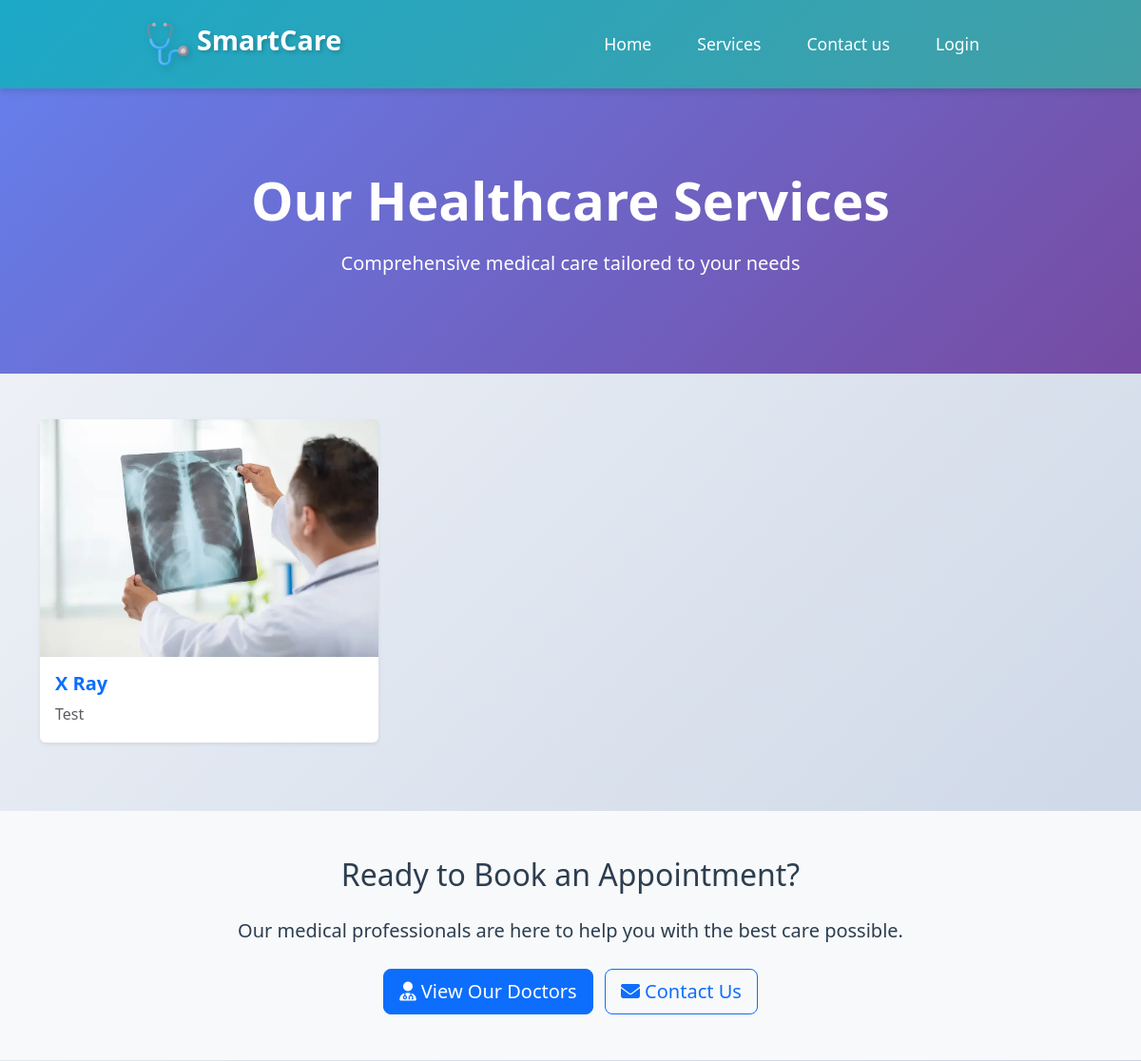
The app's page /services-page/ (upper part), older data.
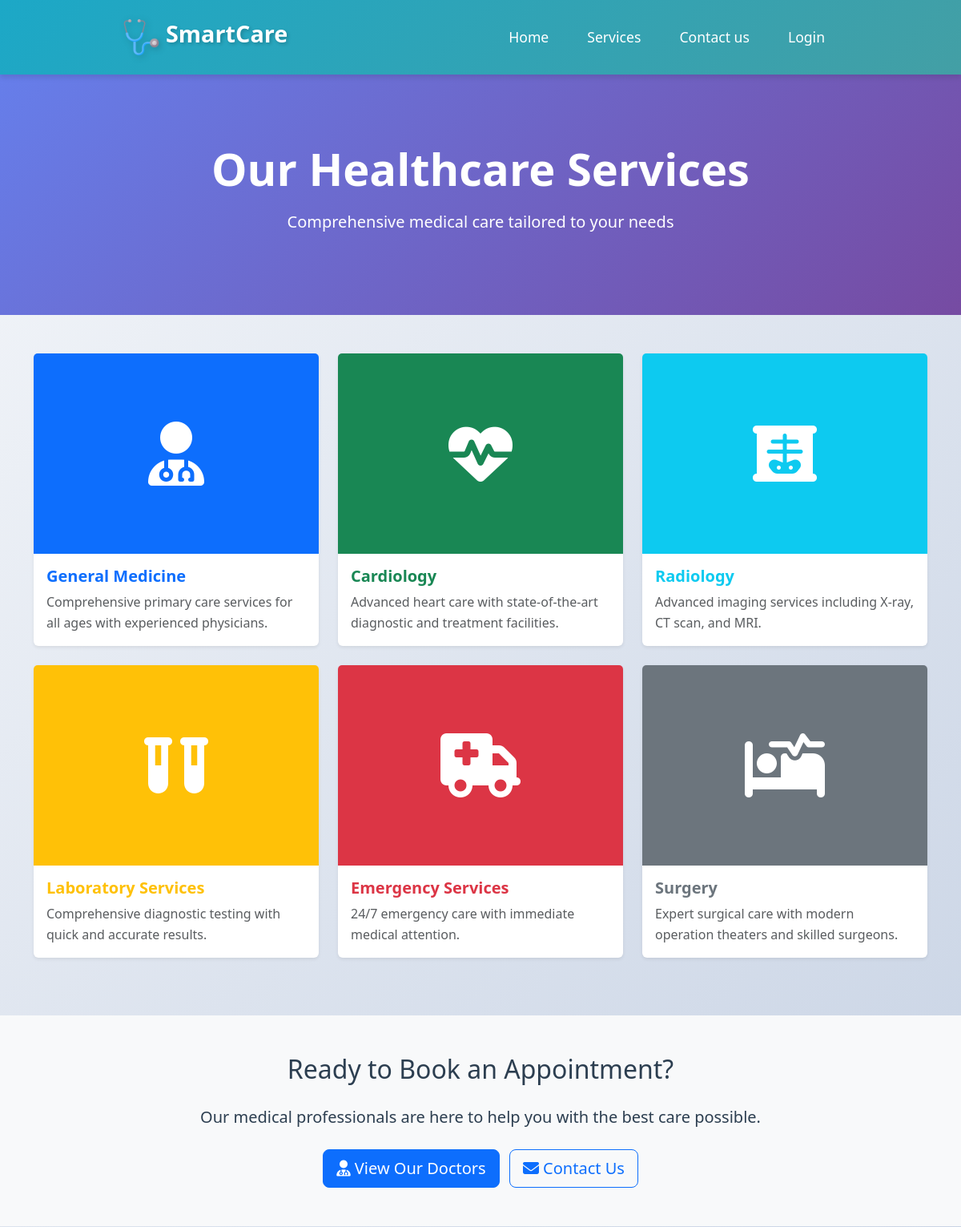
The same page, newer data.
### service/models.py (models this page shows)
class Service(models.Model):
    name = models.CharField(max_length = 20)
    description = models.TextField()
    image = models.ImageField(upload_to="service/images/")

### smart_care/views.py (the view)
# urls.py: path('services-page/', views.services_page, name='services_page'),
def services_page(request):
    from service.models import Service
    services = Service.objects.all()
    return render(request, 'services.html', {'services': services})

### templates/services.html (shortened to what the changed rows need)
{% load static %}
<!DOCTYPE html>
<html lang="en">
<head>
    <link href="https://cdn.jsdelivr.net/npm/bootstrap@5.3.0/dist/css/bootstrap.min.css" rel="stylesheet"
 />
    <link rel="stylesheet" href="https://cdnjs.cloudflare.com/ajax/libs/font-awesome/6.4.0/css/all.min.css" />
    <link rel="stylesheet" href="{% static 'css/style.css' %}" />
</head>
<body>
    <section class="services-hero py-5" style="background: linear-gradient(135deg, #667eea 0%, #764ba2 100%); color: white;">
        <div class="container text-center">
            <h1 class="display-4 fw-bold mb-3">Our Healthcare Services</h1>
        </div>
    </section>
    <section class="services-section py-5">
        <div class="container">
            <div class="row">
                {% if services %}
                    {% for service in services %}
                    <div class="col-md-6 col-lg-4 mb-4">
                        <div class="card h-100 shadow-sm border-0 service-card">
                            {% if service.image %}
                            <img src="{{ service.image.url }}" class="card-img-top" alt="{{ service.name }}" style="height: 250px; object-fit: cover;">
                            {% else %}
                            <div class="card-img-top bg-primary d-flex align-items-center justify-content-center" style="height: 250px;">
                                <i class="fas fa-hospital-alt fa-5x text-white"></i>
                            </div>
                            {% endif %}
                            <div class="card-body">
                                <h5 class="card-title text-primary fw-bold">{{ service.name }}</h5>
                                <p class="card-text text-muted">{{ service.description }}</p>
                            </div>
                        </div>
                    </div>
                    {% endfor %}
                {% else %}
                    <div class="col-md-6 col-lg-4 mb-4">
                        <div class="card h-100 shadow-sm border-0 service-card">
                            <div class="card-img-top bg-primary d-flex align-items-center justify-content-center" style="height: 250px;">
                                <i class="fas fa-user-md fa-5x text-white"></i>
                            </div>
                            <div class="card-body">
                                <h5 class="card-title text-primary fw-bold">General Medicine</h5>
                                <p class="card-text text-muted">Comprehensive primary care services for all ages with experienced physicians.</p>
                            </div>
                        </div>
                    </div>
                    <div class="col-md-6 col-lg-4 mb-4">
                        <div class="card h-100 shadow-sm border-0 service-card">
                            <div class="card-img-top bg-success d-flex align-items-center justify-content-center" style="height: 250px;">
                                <i class="fas fa-heartbeat fa-5x text-white"></i>
                            </div>
                            <div class="card-body">
                                <h5 class="card-title text-success fw-bold">Cardiology</h5>
                                <p class="card-text text-muted">Advanced heart care with state-of-the-art diagnostic and treatment facilities.</p>
                            </div>
                        </div>
                    </div>
                    <div class="col-md-6 col-lg-4 mb-4">
                        <div class="card h-100 shadow-sm border-0 service-card">
                            <div class="card-img-top bg-info d-flex align-items-center justify-content-center" style="height: 250px;">
                                <i class="fas fa-x-ray fa-5x text-white"></i>
                            </div>
                            <div class="card-body">
                                <h5 class="card-title text-info fw-bold">Radiology</h5>
                                <p class="card-text text-muted">Advanced imaging services including X-ray, CT scan, and MRI.</p>
                            </div>
                        </div>
                    </div>
                    <div class="col-md-6 col-lg-4 mb-4">
                        <div class="card h-100 shadow-sm border-0 service-card">
                            <div class="card-img-top bg-warning d-flex align-items-center justify-content-center" style="height: 250px;">
                                <i class="fas fa-vials fa-5x text-white"></i>
                            </div>
                            <div class="card-body">
                                <h5 class="card-title text-warning fw-bold">Laboratory Services</h5>
                                <p class="card-text text-muted">Comprehensive diagnostic testing with quick and accurate results.</p>
                            </div>
                        </div>
                    </div>
                    <div class="col-md-6 col-lg-4 mb-4">
                        <div class="card h-100 shadow-sm border-0 service-card">
                            <div class="card-img-top bg-danger d-flex align-items-center justify-content-center" style="height: 250px;">
                                <i class="fas fa-ambulance fa-5x text-white"></i>
                            </div>
                            <div class="card-body">
                                <h5 class="card-title text-danger fw-bold">Emergency Services</h5>
                                <p class="card-text text-muted">24/7 emergency care with immediate medical attention.</p>
                            </div>
                        </div>
                    </div>
                    <div class="col-md-6 col-lg-4 mb-4">
                        <div class="card h-100 shadow-sm border-0 service-card">
                            <div class="card-img-top bg-secondary d-flex align-items-center justify-content-center" style="height: 250px;">
                                <i class="fas fa-procedures fa-5x text-white"></i>
                            </div>
                            <div class="card-body">
                                <h5 class="card-title text-secondary fw-bold">Surgery</h5>
                                <p class="card-text text-muted">Expert surgical care with modern operation theaters and skilled surgeons.</p>
                            </div>
                        </div>
                    </div>
                {% endif %}
            </div>
        </div>
    </section>
    <section class="cta-section py-5 bg-light">
        <div class="container text-center">
            <h2 class="mb-4">Ready to Book an Appointment?</h2>
        </div>
    </section>
</body>
</html>

Row changes from the older to the newer data that the page shows:
removed Service: image (picture), name "X Ray", description "Test"
Text that changed along with them:
text now shown: "General Medicine Comprehensive primary care services for all ages with experienced physicians. Cardiology Advanced heart care with state-of-the-art diagnostic and treatment facilities. Radiology Advanced imaging services including X-ray, CT scan, and MRI. Laboratory Services Comprehensive diagnostic testing with quick and accurate results. Emergency Services 24/7 emergency care with immediate medical attention. Surgery Expert surgical care with modern operation theaters and skilled surgeons."
